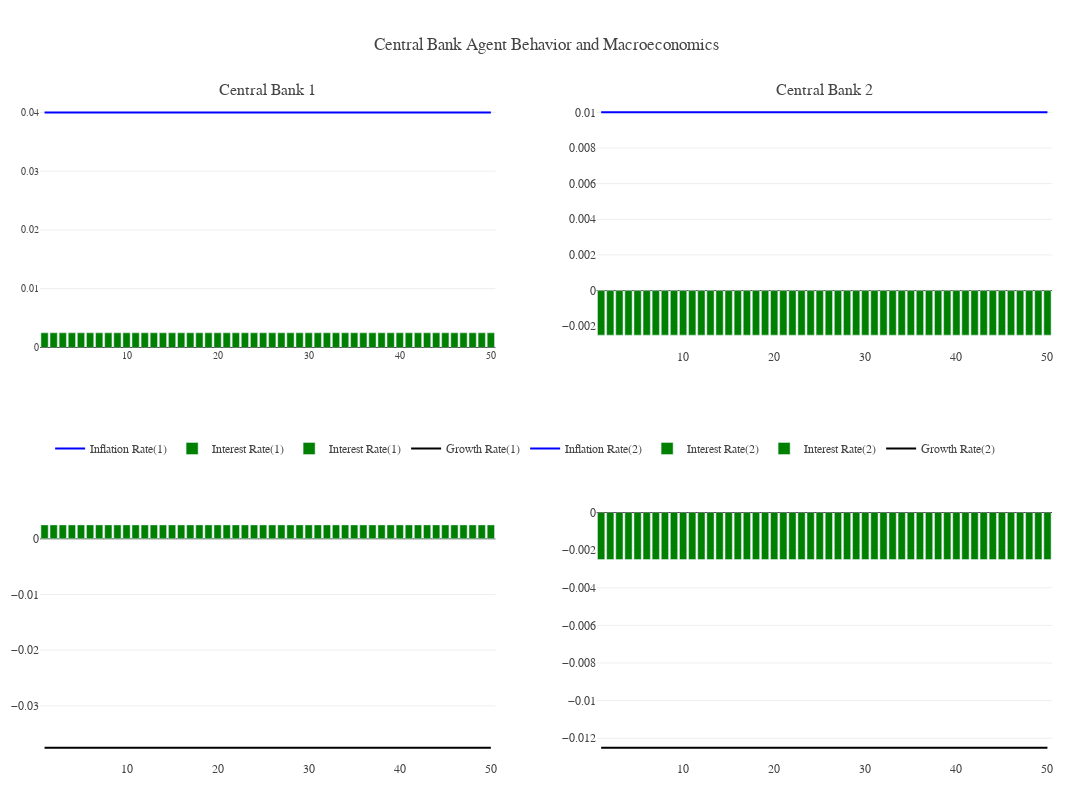

The notebook cell saved with this chart:
### Markdown cell above
### Central Bank Detail

### Code cell
import plotly.graph_objs as go
from plotly.subplots import make_subplots


def plot_central_bank(model_results):

    steps_data = model_results['Step'].values
    interest_rate_1_data, interest_rate_2_data = zip(*model_results['interest_rate'].values)
    inflation_rate_1_data, inflation_rate_2_data = zip(*model_results['inflation_rate'].values)

    growth_rate_1_data, growth_rate_2_data = zip(*model_results['growth_rate'].values)
    target_interest_rate_1_data, target_interest_rate_2_data = zip(*model_results['target_interest_rate'].values)
    target_inflation_rate_1_data, target_inflation_rate_2_data = zip(*model_results['target_inflation_rate'].values)


    fig = make_subplots(rows = 2, cols = 2, subplot_titles=['Central Bank 1', 'Central Bank 2'])
    temp = dict(layout=go.Layout(font=dict(family="Franklin Gothic", size = 12)))

    inflation_rate_1 = go.Scatter(x = steps_data, y = inflation_rate_1_data, name = 'Inflation Rate(1)', mode = 'lines', line = dict(color = 'blue'))
    growth_rate_1 = go.Scatter(x = steps_data, y = growth_rate_1_data, name = 'Growth Rate(1)', mode = 'lines', line = dict(color = 'black'))
    interest_rate_1 = go.Bar(x = steps_data, y = interest_rate_1_data, name = 'Interest Rate(1)', marker = dict(color = 'green'))
    # target_interest_rate_1 = go.Scatter(x = steps_data, y = target_interest_rate_1_data, name = 'target interest rate (1)',  line = dict(color = 'red'))

    inflation_rate_2 = go.Scatter(x = steps_data, y = inflation_rate_2_data, name = 'Inflation Rate(2)', mode = 'lines', line = dict(color = 'blue'))
    growth_rate_2 = go.Scatter(x = steps_data, y = growth_rate_2_data, name = 'Growth Rate(2)', mode = 'lines', line = dict(color = 'black'))
    interest_rate_2 = go.Bar(x = steps_data, y = interest_rate_2_data, name = 'Interest Rate(2)', marker = dict(color = 'green'))
    # target_interest_rate_2 = go.Scatter(x = steps_data, y = target_interest_rate_2_data, name = 'target interest rate (2)',  line = dict(color = 'red'))


    fig.add_trace(inflation_rate_1, row = 1, col = 1)
    fig.add_trace(interest_rate_1, row = 1, col = 1)
    fig.add_trace(interest_rate_1, row = 2, col = 1)
    fig.add_trace(growth_rate_1, row = 2, col = 1)
    # fig.add_trace(target_interest_rate_1, row = 1, col = 1)

    fig.add_trace(inflation_rate_2, row = 1, col = 2)
    fig.add_trace(interest_rate_2, row = 1, col = 2)
    fig.add_trace(interest_rate_2, row = 2, col = 2)
    fig.add_trace(growth_rate_2, row = 2, col = 2)
    # fig.add_trace(target_interest_rate_2, row = 1, col = 2)

    fig.update_layout(title_text = 'Central Bank Agent Behavior and Macroeconomics', showlegend=True)

    fig.update_layout(template = temp,
                      hovermode = 'closest',
                      margin = dict(l = 40, r = 40, t = 100, b = 40),
                      height = 800, 
                      width = 1200, 
                      showlegend = True,
                      xaxis = dict(tickfont=dict(size=10)),  
                      yaxis = dict(side = "left", tickfont = dict(size=10)),
                      xaxis_showgrid = False, 
                      legend = dict(yanchor = "bottom", y = 0.45, xanchor = "left", x = 0.01,  orientation="h"))

    return fig 


plot_central_bank(model_results)

### Figure 1 — Plotly figure (JSON) as saved in the notebook; plotly's stock layout.template omitted (floating-point values rounded to 4 significant figures)
{"data": [{"line": {"color": "blue"}, "mode": "lines", "name": "Inflation Rate(1)", "type": "scatter", "x": [1, 2, 3, 4, 5, 6, 7, 8, 9, 10, 11, 12, 13, 14, 15, 16, 17, 18, 19, 20, 21, 22, 23, 24, 25, 26, 27, 28, 29, 30, 31, 32, 33, 34, 35, 36, 37, 38, 39, 40, 41, 42, 43, 44, 45, 46, 47, 48, 49, 50], "xaxis": "x", "y": [0.04, 0.04, 0.04, 0.04, 0.04, 0.04, 0.04, 0.04, 0.04, 0.04, 0.04, 0.04, 0.04, 0.04, 0.04, 0.04, 0.04, 0.04, 0.04, 0.04, 0.04, 0.04, 0.04, 0.04, 0.04, 0.04, 0.04, 0.04, 0.04, 0.04, 0.04, 0.04, 0.04, 0.04, 0.04, 0.04, 0.04, 0.04, 0.04, 0.04, 0.04, 0.04, 0.04, 0.04, 0.04, 0.04, 0.04, 0.04, 0.04, 0.04], "yaxis": "y"}, {"marker": {"color": "green"}, "name": "Interest Rate(1)", "type": "bar", "x": [1, 2, 3, 4, 5, 6, 7, 8, 9, 10, 11, 12, 13, 14, 15, 16, 17, 18, 19, 20, 21, 22, 23, 24, 25, 26, 27, 28, 29, 30, 31, 32, 33, 34, 35, 36, 37, 38, 39, 40, 41, 42, 43, 44, 45, 46, 47, 48, 49, 50], "xaxis": "x", "y": [0.0025, 0.0025, 0.0025, 0.0025, 0.0025, 0.0025, 0.0025, 0.0025, 0.0025, 0.0025, 0.0025, 0.0025, 0.0025, 0.0025, 0.0025, 0.0025, 0.0025, 0.0025, 0.0025, 0.0025, 0.0025, 0.0025, 0.0025, 0.0025, 0.0025, 0.0025, 0.0025, 0.0025, 0.0025, 0.0025, 0.0025, 0.0025, 0.0025, 0.0025, 0.0025, 0.0025, 0.0025, 0.0025, 0.0025, 0.0025, 0.0025, 0.0025, 0.0025, 0.0025, 0.0025, 0.0025, 0.0025, 0.0025, 0.0025, 0.0025], "yaxis": "y"}, {"marker": {"color": "green"}, "name": "Interest Rate(1)", "type": "bar", "x": [1, 2, 3, 4, 5, 6, 7, 8, 9, 10, 11, 12, 13, 14, 15, 16, 17, 18, 19, 20, 21, 22, 23, 24, 25, 26, 27, 28, 29, 30, 31, 32, 33, 34, 35, 36, 37, 38, 39, 40, 41, 42, 43, 44, 45, 46, 47, 48, 49, 50], "xaxis": "x3", "y": [0.0025, 0.0025, 0.0025, 0.0025, 0.0025, 0.0025, 0.0025, 0.0025, 0.0025, 0.0025, 0.0025, 0.0025, 0.0025, 0.0025, 0.0025, 0.0025, 0.0025, 0.0025, 0.0025, 0.0025, 0.0025, 0.0025, 0.0025, 0.0025, 0.0025, 0.0025, 0.0025, 0.0025, 0.0025, 0.0025, 0.0025, 0.0025, 0.0025, 0.0025, 0.0025, 0.0025, 0.0025, 0.0025, 0.0025, 0.0025, 0.0025, 0.0025, 0.0025, 0.0025, 0.0025, 0.0025, 0.0025, 0.0025, 0.0025, 0.0025], "yaxis": "y3"}, {"line": {"color": "black"}, "mode": "lines", "name": "Growth Rate(1)", "type": "scatter", "x": [1, 2, 3, 4, 5, 6, 7, 8, 9, 10, 11, 12, 13, 14, 15, 16, 17, 18, 19, 20, 21, 22, 23, 24, 25, 26, 27, 28, 29, 30, 31, 32, 33, 34, 35, 36, 37, 38, 39, 40, 41, 42, 43, 44, 45, 46, 47, 48, 49, 50], "xaxis": "x3", "y": [-0.0375, -0.0375, -0.0375, -0.0375, -0.0375, -0.0375, -0.0375, -0.0375, -0.0375, -0.0375, -0.0375, -0.0375, -0.0375, -0.0375, -0.0375, -0.0375, -0.0375, -0.0375, -0.0375, -0.0375, -0.0375, -0.0375, -0.0375, -0.0375, -0.0375, -0.0375, -0.0375, -0.0375, -0.0375, -0.0375, -0.0375, -0.0375, -0.0375, -0.0375, -0.0375, -0.0375, -0.0375, -0.0375, -0.0375, -0.0375, -0.0375, -0.0375, -0.0375, -0.0375, -0.0375, -0.0375, -0.0375, -0.0375, -0.0375, -0.0375], "yaxis": "y3"}, {"line": {"color": "blue"}, "mode": "lines", "name": "Inflation Rate(2)", "type": "scatter", "x": [1, 2, 3, 4, 5, 6, 7, 8, 9, 10, 11, 12, 13, 14, 15, 16, 17, 18, 19, 20, 21, 22, 23, 24, 25, 26, 27, 28, 29, 30, 31, 32, 33, 34, 35, 36, 37, 38, 39, 40, 41, 42, 43, 44, 45, 46, 47, 48, 49, 50], "xaxis": "x2", "y": [0.01, 0.01, 0.01, 0.01, 0.01, 0.01, 0.01, 0.01, 0.01, 0.01, 0.01, 0.01, 0.01, 0.01, 0.01, 0.01, 0.01, 0.01, 0.01, 0.01, 0.01, 0.01, 0.01, 0.01, 0.01, 0.01, 0.01, 0.01, 0.01, 0.01, 0.01, 0.01, 0.01, 0.01, 0.01, 0.01, 0.01, 0.01, 0.01, 0.01, 0.01, 0.01, 0.01, 0.01, 0.01, 0.01, 0.01, 0.01, 0.01, 0.01], "yaxis": "y2"}, {"marker": {"color": "green"}, "name": "Interest Rate(2)", "type": "bar", "x": [1, 2, 3, 4, 5, 6, 7, 8, 9, 10, 11, 12, 13, 14, 15, 16, 17, 18, 19, 20, 21, 22, 23, 24, 25, 26, 27, 28, 29, 30, 31, 32, 33, 34, 35, 36, 37, 38, 39, 40, 41, 42, 43, 44, 45, 46, 47, 48, 49, 50], "xaxis": "x2", "y": [-0.0025, -0.0025, -0.0025, -0.0025, -0.0025, -0.0025, -0.0025, -0.0025, -0.0025, -0.0025, -0.0025, -0.0025, -0.0025, -0.0025, -0.0025, -0.0025, -0.0025, -0.0025, -0.0025, -0.0025, -0.0025, -0.0025, -0.0025, -0.0025, -0.0025, -0.0025, -0.0025, -0.0025, -0.0025, -0.0025, -0.0025, -0.0025, -0.0025, -0.0025, -0.0025, -0.0025, -0.0025, -0.0025, -0.0025, -0.0025, -0.0025, -0.0025, -0.0025, -0.0025, -0.0025, -0.0025, -0.0025, -0.0025, -0.0025, -0.0025], "yaxis": "y2"}, {"marker": {"color": "green"}, "name": "Interest Rate(2)", "type": "bar", "x": [1, 2, 3, 4, 5, 6, 7, 8, 9, 10, 11, 12, 13, 14, 15, 16, 17, 18, 19, 20, 21, 22, 23, 24, 25, 26, 27, 28, 29, 30, 31, 32, 33, 34, 35, 36, 37, 38, 39, 40, 41, 42, 43, 44, 45, 46, 47, 48, 49, 50], "xaxis": "x4", "y": [-0.0025, -0.0025, -0.0025, -0.0025, -0.0025, -0.0025, -0.0025, -0.0025, -0.0025, -0.0025, -0.0025, -0.0025, -0.0025, -0.0025, -0.0025, -0.0025, -0.0025, -0.0025, -0.0025, -0.0025, -0.0025, -0.0025, -0.0025, -0.0025, -0.0025, -0.0025, -0.0025, -0.0025, -0.0025, -0.0025, -0.0025, -0.0025, -0.0025, -0.0025, -0.0025, -0.0025, -0.0025, -0.0025, -0.0025, -0.0025, -0.0025, -0.0025, -0.0025, -0.0025, -0.0025, -0.0025, -0.0025, -0.0025, -0.0025, -0.0025], "yaxis": "y4"}, {"line": {"color": "black"}, "mode": "lines", "name": "Growth Rate(2)", "type": "scatter", "x": [1, 2, 3, 4, 5, 6, 7, 8, 9, 10, 11, 12, 13, 14, 15, 16, 17, 18, 19, 20, 21, 22, 23, 24, 25, 26, 27, 28, 29, 30, 31, 32, 33, 34, 35, 36, 37, 38, 39, 40, 41, 42, 43, 44, 45, 46, 47, 48, 49, 50], "xaxis": "x4", "y": [-0.0125, -0.0125, -0.0125, -0.0125, -0.0125, -0.0125, -0.0125, -0.0125, -0.0125, -0.0125, -0.0125, -0.0125, -0.0125, -0.0125, -0.0125, -0.0125, -0.0125, -0.0125, -0.0125, -0.0125, -0.0125, -0.0125, -0.0125, -0.0125, -0.0125, -0.0125, -0.0125, -0.0125, -0.0125, -0.0125, -0.0125, -0.0125, -0.0125, -0.0125, -0.0125, -0.0125, -0.0125, -0.0125, -0.0125, -0.0125, -0.0125, -0.0125, -0.0125, -0.0125, -0.0125, -0.0125, -0.0125, -0.0125, -0.0125, -0.0125], "yaxis": "y4"}], "layout": {"annotations": [{"font": {"size": 16}, "showarrow": false, "text": "Central Bank 1", "x": 0.225, "xanchor": "center", "xref": "paper", "y": 1, "yanchor": "bottom", "yref": "paper"}, {"font": {"size": 16}, "showarrow": false, "text": "Central Bank 2", "x": 0.775, "xanchor": "center", "xref": "paper", "y": 1, "yanchor": "bottom", "yref": "paper"}], "height": 800, "hovermode": "closest", "legend": {"orientation": "h", "x": 0.01, "xanchor": "left", "y": 0.45, "yanchor": "bottom"}, "margin": {"b": 40, "l": 40, "r": 40, "t": 100}, "showlegend": true, "title": {"text": "Central Bank Agent Behavior and Macroeconomics"}, "width": 1200, "xaxis": {"anchor": "y", "autorange": true, "domain": [0, 0.45], "range": [0.5, 50.5], "showgrid": false, "tickfont": {"size": 10}, "type": "linear"}, "xaxis2": {"anchor": "y2", "autorange": true, "domain": [0.55, 1], "range": [0.5, 50.5], "type": "linear"}, "xaxis3": {"anchor": "y3", "autorange": true, "domain": [0, 0.45], "range": [0.5, 50.5], "type": "linear"}, "xaxis4": {"anchor": "y4", "autorange": true, "domain": [0.55, 1], "range": [0.5, 50.5], "type": "linear"}, "yaxis": {"anchor": "x", "autorange": true, "domain": [0.625, 1], "range": [0, 0.04211], "side": "left", "tickfont": {"size": 10}, "type": "linear"}, "yaxis2": {"anchor": "x2", "autorange": true, "domain": [0.625, 1], "range": [-0.003194, 0.01069], "type": "linear"}, "yaxis3": {"anchor": "x3", "autorange": true, "domain": [0, 0.375], "range": [-0.03972, 0.004722], "type": "linear"}, "yaxis4": {"anchor": "x4", "autorange": true, "domain": [0, 0.375], "range": [-0.01316, 0], "type": "linear"}}}
